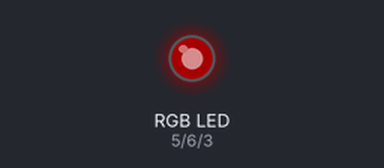
A sketch run on a simulated Arduino Uno, built with avr-gcc and run on an emulated ATmega328P. Parts: an RGB LED mixed from three pins (HIGH = lit). Dim RGB values are drawn brighter than linear; what the sketch prints to the serial monitor is not drawn.

Above: at 0.05 s.
At 0.65 s:
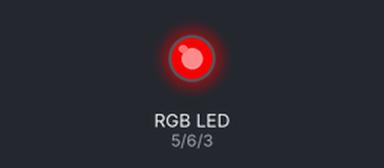
At 1.3 s:
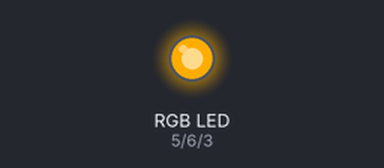
At 2.55 s:
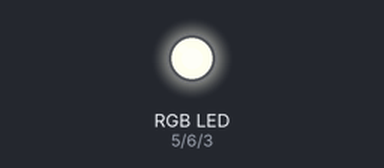
At 3.8 s:
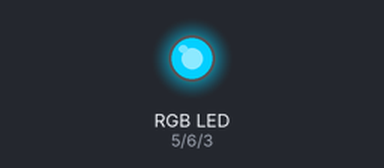
At 5.1 s:
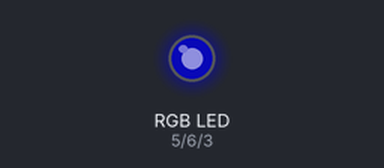
Timing chart, 0 to 6.9 s (numbered marks = the images above):
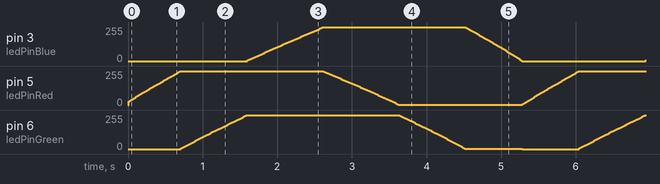

The sketch:

color_change_demo.ino
```cpp
// Color Demo

const int ledPinRed = 5;
const int ledPinGreen = 6;
const int ledPinBlue = 3;

void setup() {

  Serial.begin(9600);

  pinMode(ledPinRed, OUTPUT);
  pinMode(ledPinGreen, OUTPUT);
  pinMode(ledPinBlue, OUTPUT);
}

static int DELAY_MILLIS = 1;
static int COLOR_INCREMENT = 4;

int colorToShift = 0;
int colors[] = {0,0,0};
int direction = 1;

boolean colorIsComplete() {
  int nextValue = colors[colorToShift]+(COLOR_INCREMENT*direction);
  if (nextValue > 255 || nextValue < 0) {
    return true;
  }
  return false;
}

boolean directionIsComplete() {
  return (colorToShift >= 2 && colorIsComplete());
}

void selectNextColor() {
  colorToShift += 1;
}

void selectNextDirection() {
  colorToShift = 0;
  direction *= -1;
  if (direction < 0) {
    colors[0] = 255;
    colors[1] = 255;
    colors[2] = 255;
  } else {
    colors[0] = 0;
    colors[1] = 0;
    colors[2] = 0;
  }
}

void incrementColor() {
  colors[colorToShift] += (COLOR_INCREMENT*direction);
}

void writeColor(int r, int g, int b) {
  Serial.print("[");
  Serial.print(r);
  Serial.print(":");
  Serial.print(g);
  Serial.print(":");
  Serial.print(b);
  Serial.print("]");
  Serial.print(" ");
  Serial.println();
  analogWrite(ledPinRed, r);
  analogWrite(ledPinGreen, g);
  analogWrite(ledPinBlue, b);
}

void loop(){
  if (directionIsComplete()) {
    selectNextDirection();
  } else if (colorIsComplete()) {
    selectNextColor();
  }
  incrementColor();
  writeColor(colors[0], colors[1], colors[2]);
  delay(DELAY_MILLIS);
}
```
